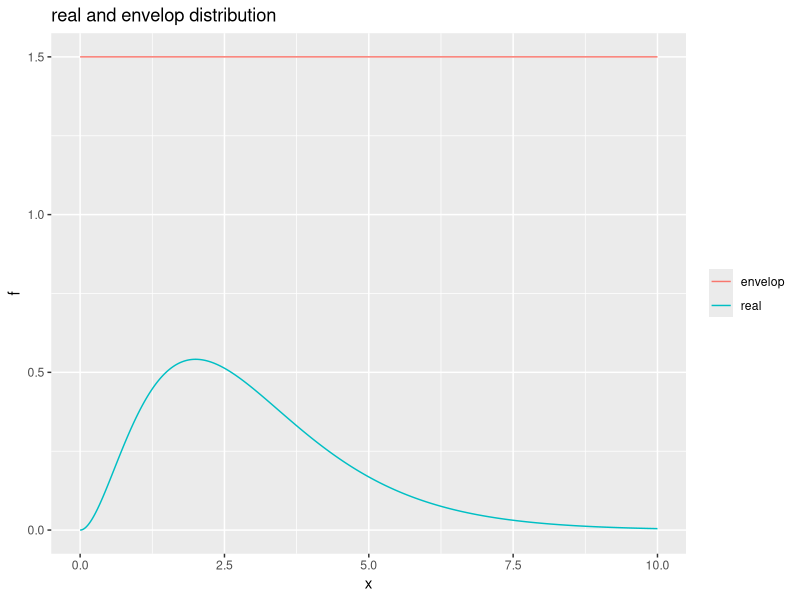
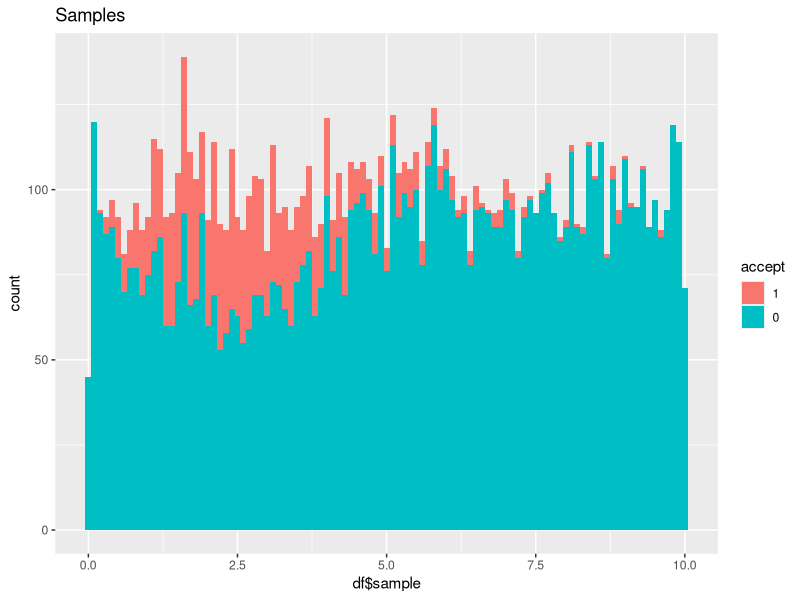

R code for these plots, in order:
#################################
# Example of Rejection Sampling
#################################

library(ggplot2)

# Define nasty function
f <- function(x){ x^2/exp(x)}
x <- seq(0,10,0.01)

xmin <- 0
xmax <- 10

C <- 15 # garantees that envelope is always higher than f
# Sample from envelop distribution
renvelope <- function(n){runif(n,xmin,xmax)}
denvelope <- function(x){C*dunif(x,xmin, xmax)}

df <- data.frame(x=x, f=f(x), q=denvelope(x))
gg <- ggplot(df, aes(x=x)) + 
      geom_line(aes(y=f, color="real")) + 
      geom_line(aes(y=q, color="envelop")) +
      theme(legend.title=element_blank()) +
      ggtitle("real and envelop distribution")
print(gg)    

nsamples <- 10000

# Sample from envelop distribution
samples <- renvelope(nsamples)

# Sample from uniform distribution
u <- runif(nsamples)

accept <- u < f(samples)/denvelope(samples)
accept <- as.numeric(accept)

df = data.frame(sample = samples, accept = factor(accept, levels= c(1,0)))

gg<- ggplot(df, aes(x=df$sample)) + 
     geom_histogram(aes(fill = accept), binwidth=0.1) + 
     ggtitle("Samples")
            
print(gg)

cat("Acceptance ratio:", sum(accept)/length(accept))